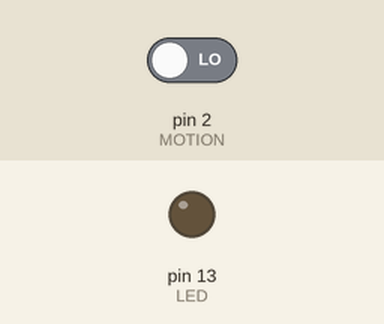
A sketch run on a simulated Arduino Uno, built with avr-gcc and run on an emulated ATmega328P. On the bench: output pins drawn as LEDs (lit = HIGH). The test bench sets the inputs (shaded band); at power-on: pin 2 (MOTION) LOW. What the sketch prints to the serial monitor is not drawn.

Above: at 2.8 s.
2.9 s: pin 2 (MOTION) driven HIGH
At 3.8 s:
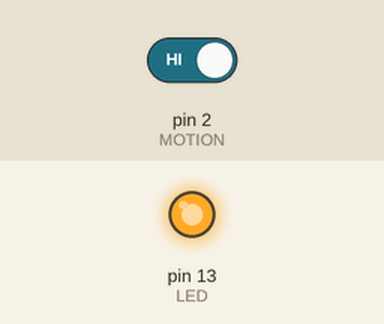
4.5 s: pin 2 (MOTION) driven LOW
At 5.3 s:
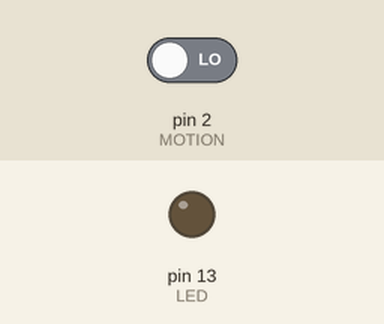
Timing chart, 0 to 7.5 s (numbered marks = the images above; inputs shaded):
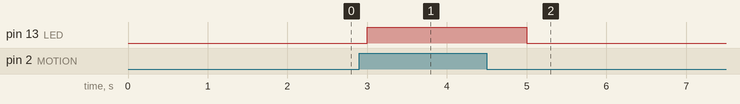

The sketch:

data2serial.ino
```cpp
/*
  Периодически отправляет пакет данных в СОМ-порт
  Формат пакета (hex): <55> <AA> <length> [<data>] <crc>
  где   55 AA  - заголовок
        length - длина массива данных
        data   - массив данных (может быть от 0 до 255 байт)
        crc    - контрольная сумма всего пакета (XOR)

  в функции "setData" считать нужные датчики и установить данные
*/

int MOTION=2,
LED = 13,
motion=0;

#define PACKET_LEN 260
int  packetPos = 0;
byte packet[PACKET_LEN]; //до 255 байт данных + 4 байта

void setup() {
  pinMode(MOTION, INPUT);
  pinMode(LED, OUTPUT);
  Serial.begin(9600);
}

void loop() {
  motion= digitalRead(MOTION);
  digitalWrite(LED, motion);

  initPacket();
  setData();
  packet[packet[2]+3] = calcCRC();
  Serial.write(packet, packet[2]+4);
  delay(1000);
}

/*
*  тут прочитать состояние ног и установить
*/
void setData(){
//  setPin(1, 1);
  setPin(MOTION, motion);
}


/*
*  добавление значения в пакет, добавляется 2 байта: номер пина и значение
*/
void setPin(byte pinNumber, byte value){
  if(packet[2]<PACKET_LEN-6){
    packet[packet[2]+3] = pinNumber;
    packet[packet[2]+4] = value;
    packet[2] += 2;
  }
}

byte calcCRC(){
  byte CRC=0;
  for(int i=0;i<(packet[2]+3);i++) CRC ^= packet[i];
  return CRC;
}

//обнуляем буфер и прописываем заголовок
void initPacket(){
  for(int i=0;i<PACKET_LEN;i++) packet[i]=0;
  packet[0] = 0x55;
  packet[1] = 0xaa;
}
```

Measured:
- after the input at 2.9 s, pin 13 (LED): LOW → HIGH after 0.10 s
- after the input at 4.5 s, pin 13 (LED): HIGH → LOW after 0.50 s
